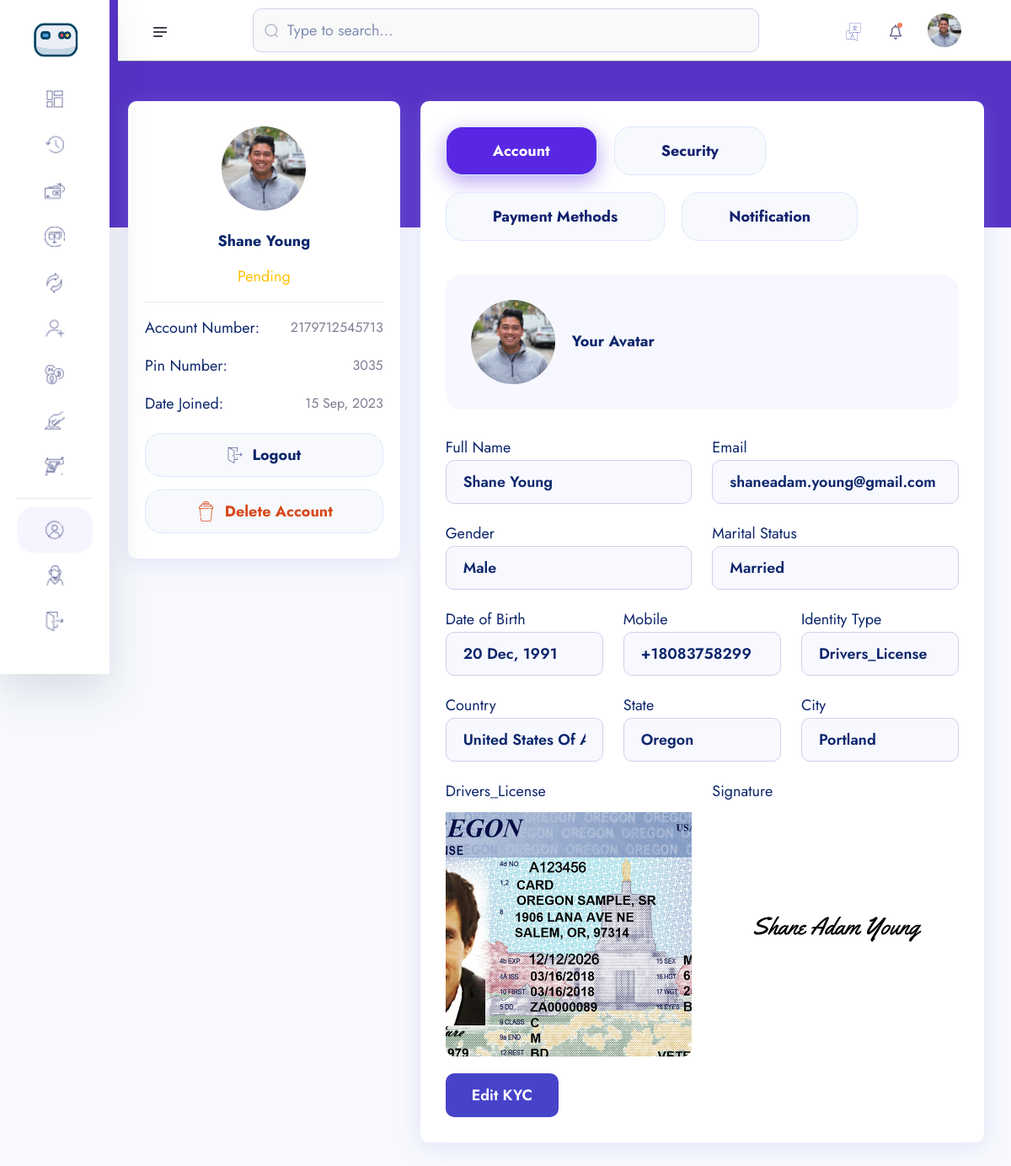
The app's page /account/ (signed in), older data.
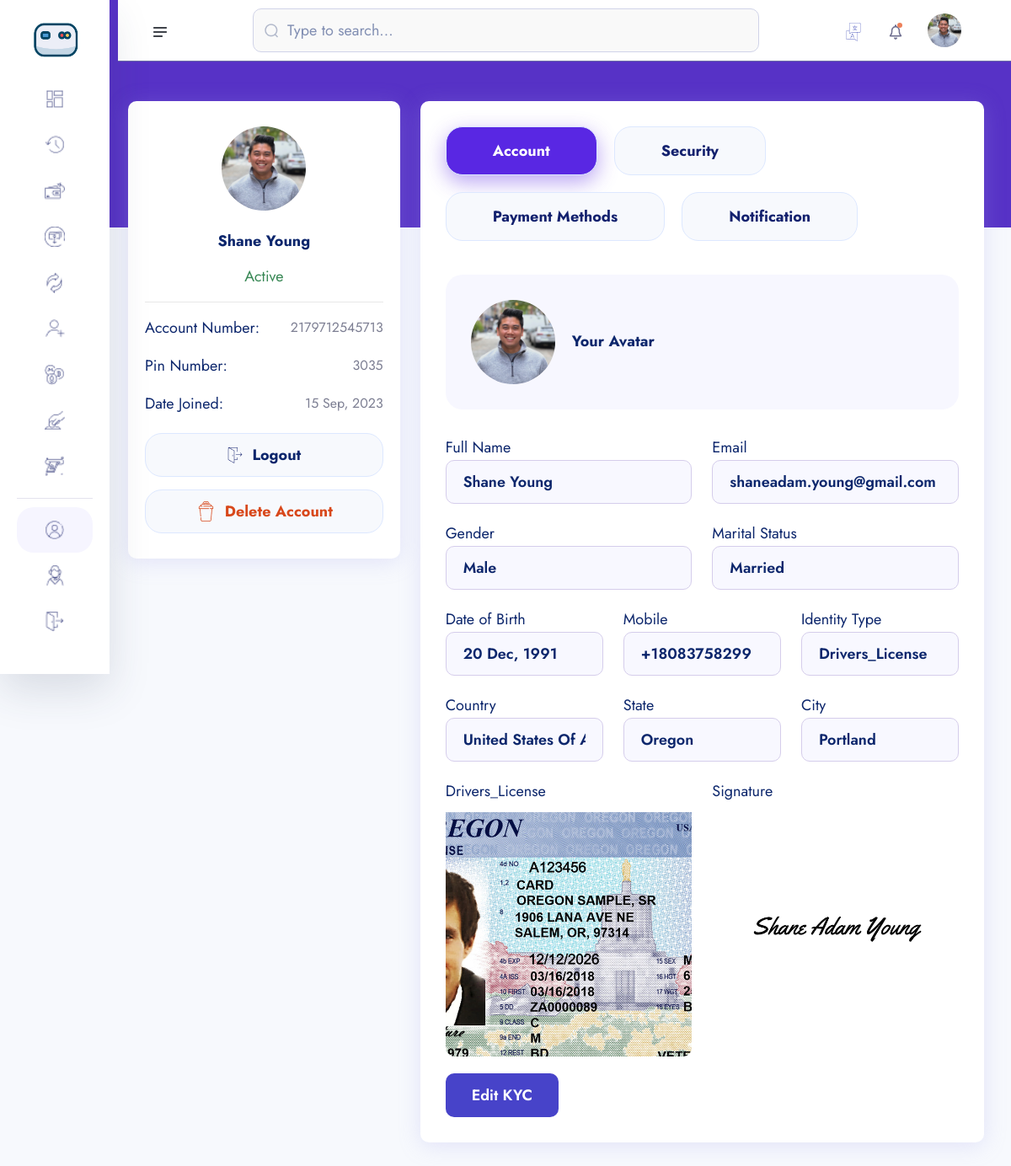
The same page, newer data.
### account/models.py (models this page shows, shortened)
class Account(models.Model):
    id = models.UUIDField(primary_key=True, unique=True, default=uuid.uuid4, editable=False)
    user = models.OneToOneField(User, on_delete=models.CASCADE)
    account_balance = models.DecimalField(max_digits=12, decimal_places=2, default=0.00)
    account_number = ShortUUIDField(unique=True, length=10, max_length=25, prefix="217", alphabet="1234567890")
    account_id = ShortUUIDField(unique=True, length=7, max_length=25, prefix="SAY", alphabet="1234567890")
    pin_number = ShortUUIDField(unique=True, length=4, max_length=7, alphabet="1234567890")
    ref_code = ShortUUIDField(unique=True, length=10, max_length=10, alphabet="abcdefgh1234567890")
    account_status = models.CharField(max_length=100, choices=ACCOUNT_STATUS, default="in-active")
    date = models.DateTimeField(auto_now_add=True)
    kyc_submitted = models.BooleanField(default=False)
    kyc_confirmed = models.BooleanField(default=False)
    recommended_by = models.ForeignKey(User, on_delete=models.DO_NOTHING, blank=True, null=True, related_name="recommended_by")
    class Meta:
        ordering = ['-date']

### account/views.py (the view)
# urls.py: path('', views.account, name='account'),
def account(request):
    if request.user.is_authenticated:
        try:
            kyc = KYC.objects.get(user=request.user)
        except:
            messages.warning(request, "You need to submit your KYC Form.")
            return redirect("account:kyc-reg")
        account = Account.objects.get(user=request.user)
    else:
        messages.warning(request, "You need to login to access the dashboard")
        return redirect("userauths:sign-in")
    context = {
        "kyc": kyc,
        "account": account
    }
    return render(request, "account/account.html", context)

### templates/account/account.html (shortened to what the changed rows need)
{% extends "partials/dashboard-base.html" %}
{% load static %}
{% block content %}
    <section class="dashboard-section body-collapse account">
        <div class="overlay pt-120">
            <div class="container-fluid">
                <div class="main-content">
                    <div class="row">
                        <div class="col-xxl-3 col-xl-4 col-md-6">
                            <div class="owner-details">
                                <div class="profile-area">
                                    <div class="name-area">
                                        <h6>{{kyc.full_name|title}}</h6>
                                        {% if account.account_status == "active" %}
                                            <p class="active-status">{{account.account_status|title}}</p>
                                        {% endif %}
                                        {% if account.account_status == "pending" %}
                                            <p class="active-status text-warning">{{account.account_status|title}}</p>
                                        {% endif %}
                                    </div>
                                </div>
                                <div class="owner-info">
                                    <ul>
                                        <li>
                                            <p>Account Number:</p>
                                            <span class="mdr">{{account.account_number}}</span>
                                        </li>
                                        <li>
                                            <p>Pin Number:</p>
                                            <span class="mdr">{{account.pin_number}}</span>
                                        </li>
                                        <li>
                                            <p>Date Joined:</p>
                                            <span class="mdr">{{account.date|date:"d M, Y"}}</span>
                                        </li>
                                    </ul>
                                </div>
                            </div>
                        </div>
                    </div>
                </div>
            </div>
        </div>
    </section>
{% endblock content %}

Row changes from the older to the newer data that the page shows:
changed Account: account_status "Pending" → "Active"
